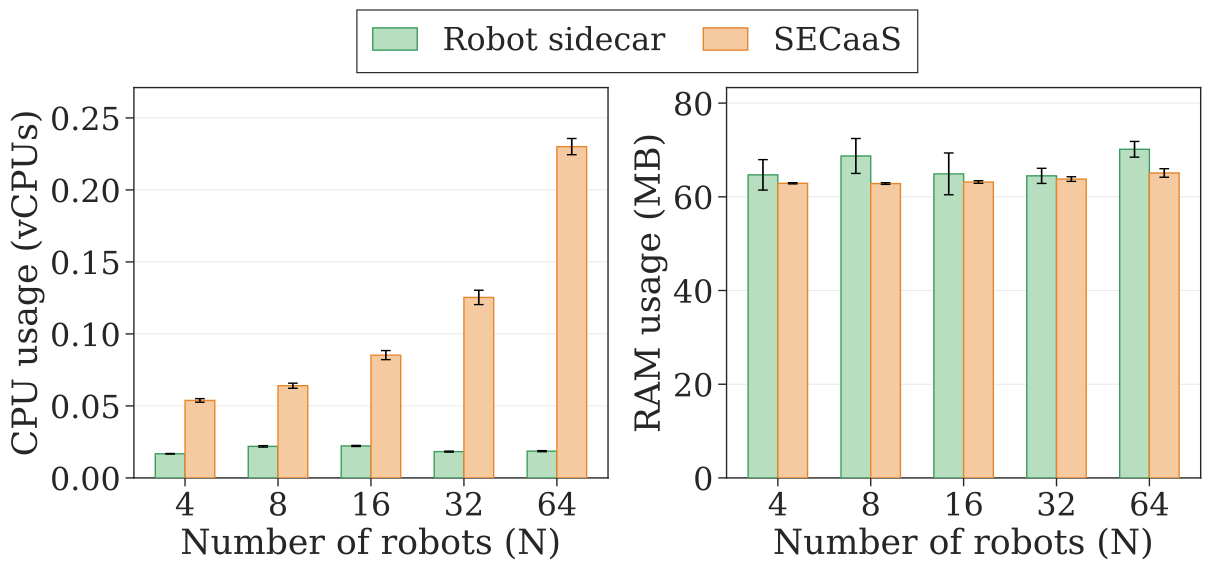

Write Python code to recreate this figure.
#!/usr/bin/env python3
"""
Combined CPU + RAM resource usage for the attestation sidecar in continuous mode.
Top panel: CPU (vCPUs). Bottom panel: RAM (MB). Shared x-axis (fleet size N).
Two groups per N: Robot sidecar (avg per node) and SECaaS.
"""

from pathlib import Path
import pandas as pd
import matplotlib.colors as mcolors
import matplotlib.pyplot as plt
import matplotlib.patches as mpatches
import seaborn as sns
import plot_style


def _darken(color, factor=0.65):
    return tuple(c * factor for c in mcolors.to_rgb(color))

# INPUT_FILE = "../data/docker-stats/_summary/overall_resource_usage_{VARIANT}.csv"
INPUT_FILE = "../data/docker-stats-SSP20000ms/_summary/overall_resource_usage_{VARIANT}.csv"
MODE      = "continuous"
VARIANT    = "lv"   # ← continuous-mode variant to plot
N_VALUES  = [4, 8, 16, 32, 64]

FONT_SCALE    = 2.6
BAR_WIDTH     = 0.32
GROUP_SPACING = 1.0
HEADROOM      = 1.15

PALETTE = "B"

_PALETTES = {
    "A": dict(robot="#59c396",  secaas="#6a5d99"),
    "B": dict(robot="#B6DEBF",  secaas="#F5CAA0"),
}

_PALETTE_EDGES = {
    "B": dict(robot="#3A9D5D", secaas="#E6862A"),
}

COLOR_ROBOT  = _PALETTES[PALETTE]["robot"]
COLOR_SECAAS = _PALETTES[PALETTE]["secaas"]

_explicit_edges = _PALETTE_EDGES.get(PALETTE, {})
EDGE_ROBOT  = _explicit_edges.get("robot")  or _darken(COLOR_ROBOT)
EDGE_SECAAS = _explicit_edges.get("secaas") or _darken(COLOR_SECAAS)


def _clean_label(raw: str) -> str:
    name = raw.replace("-sidecar", "").strip().lower()
    if name.startswith("secaas"):
        return "SECaaS"
    if name.startswith("robot"):
        return "Robot"
    return raw.title()


def _aggregate(df, n_values):
    rows = []
    for n in n_values:
        sub = df[df["n_robots"] == n].copy()
        sub["group"] = sub["container"].apply(_clean_label)

        robots = sub[sub["group"] == "Robot"]
        if not robots.empty:
            rows.append({
                "n": n, "group": "Robot sidecar",
                "cpu_mean": robots["cpu_percent_mean"].mean() / 100.0,
                "cpu_std":  robots["cpu_percent_std"].mean()  / 100.0,
                "ram_mean": robots["mem_mb_mean"].mean(),
                "ram_std":  robots["mem_mb_std"].mean(),
            })

        secaas = sub[sub["group"] == "SECaaS"]
        if not secaas.empty:
            rows.append({
                "n": n, "group": "SECaaS",
                "cpu_mean": float(secaas["cpu_percent_mean"].iloc[0]) / 100.0,
                "cpu_std":  float(secaas["cpu_percent_std"].iloc[0])  / 100.0,
                "ram_mean": float(secaas["mem_mb_mean"].iloc[0]),
                "ram_std":  float(secaas["mem_mb_std"].iloc[0]),
            })
    return pd.DataFrame(rows)


def main():
    script_dir = Path(__file__).parent.resolve()
    csv_path   = (script_dir / INPUT_FILE.format(VARIANT=VARIANT)).resolve()
    if not csv_path.exists():
        raise SystemExit(f"CSV not found: {csv_path}")

    df = pd.read_csv(csv_path)
    df = df[df["n_robots"].isin(N_VALUES)]
    mode_df = df[df["mode"] == MODE].copy()
    if mode_df.empty:
        raise SystemExit(f"No data for mode={MODE} variant={VARIANT}")

    plot_style.apply(FONT_SCALE)

    n_values = sorted(mode_df["n_robots"].unique())
    agg      = _aggregate(mode_df, n_values)
    group_xs = [i * GROUP_SPACING for i in range(len(n_values))]

    step    = BAR_WIDTH
    offsets = {"Robot sidecar": -step / 2, "SECaaS": step / 2}
    groups  = ["Robot sidecar", "SECaaS"]
    colors  = {"Robot sidecar": COLOR_ROBOT,  "SECaaS": COLOR_SECAAS}
    edges   = {"Robot sidecar": EDGE_ROBOT,   "SECaaS": EDGE_SECAAS}

    fig = plt.figure(figsize=(12, 5.5))
    gs  = fig.add_gridspec(
        1, 2, wspace=0.25,
        left=0.08, right=0.97, top=0.84, bottom=0.13,
    )
    ax_cpu = fig.add_subplot(gs[0, 0])
    ax_ram = fig.add_subplot(gs[0, 1])

    cpu_tops, ram_tops = [], []

    for i, n in enumerate(n_values):
        for grp in groups:
            row = agg[(agg["n"] == n) & (agg["group"] == grp)]
            if row.empty:
                continue
            x     = group_xs[i] + offsets[grp]
            color = colors[grp]
            edge  = edges[grp]

            cpu_mean = float(row["cpu_mean"].iloc[0])
            cpu_std  = float(row["cpu_std"].iloc[0])
            ram_mean = float(row["ram_mean"].iloc[0])
            ram_std  = float(row["ram_std"].iloc[0])

            for ax, mean, std, tops in [
                (ax_cpu, cpu_mean, cpu_std, cpu_tops),
                (ax_ram, ram_mean, ram_std, ram_tops),
            ]:
                ax.bar(x, mean, width=BAR_WIDTH,
                       color=color, edgecolor=edge, linewidth=1.5, zorder=3)
                if std > 0:
                    ax.errorbar(x, mean, yerr=std,
                                fmt="none", color="black",
                                capsize=3.5, linewidth=1.2, zorder=5)
                tops.append(mean + std)

            print(f"[VAL] N={n} {grp}: "
                  f"cpu={cpu_mean:.4f}±{cpu_std:.4f} vCPU  "
                  f"ram={ram_mean:.2f}±{ram_std:.2f} MB")

    # ── Top panel (CPU) ────────────────────────────────────────────────────────
    ax_cpu.set_ylabel("CPU usage (vCPUs)")
    ax_cpu.set_ylim(0, max(cpu_tops) * HEADROOM)
    ax_cpu.set_xlim(group_xs[0]  - GROUP_SPACING * 0.55,
                    group_xs[-1] + GROUP_SPACING * 0.55)
    ax_cpu.set_xticks(group_xs)
    ax_cpu.set_xticklabels([str(n) for n in n_values])
    ax_cpu.set_xlabel("Number of robots (N)")
    ax_cpu.tick_params(axis="both", which="major", length=6, width=1.0, direction="out")
    ax_cpu.grid(axis="y", **plot_style.GRID_KW)
    ax_cpu.set_axisbelow(True)

    # ── Bottom panel (RAM) ─────────────────────────────────────────────────────
    ax_ram.set_ylabel("RAM usage (MB)")
    ax_ram.set_ylim(0, max(ram_tops) * HEADROOM)
    ax_ram.set_xticks(group_xs)
    ax_ram.set_xticklabels([str(n) for n in n_values])
    ax_ram.set_xlabel("Number of robots (N)")
    ax_ram.tick_params(axis="both", which="major", length=6, width=1.0, direction="out")
    ax_ram.grid(axis="y", **plot_style.GRID_KW)
    ax_ram.set_axisbelow(True)

    # ── Shared legend ──────────────────────────────────────────────────────────
    patches = [
        mpatches.Patch(facecolor=COLOR_ROBOT,  edgecolor=EDGE_ROBOT,  linewidth=1.0, label="Robot sidecar"),
        mpatches.Patch(facecolor=COLOR_SECAAS, edgecolor=EDGE_SECAAS, linewidth=1.0, label="SECaaS"),
    ]
    fig.legend(handles=patches, loc="upper center", bbox_to_anchor=(0.5, 1.01),
               ncol=2, frameon=True, framealpha=0.9, fancybox=False,
               edgecolor="black", borderpad=0.5, handlelength=1.4,
               columnspacing=1.2)

    out_path = script_dir / f"barplot_docker_stats.pdf"
    fig.savefig(out_path, dpi=300, bbox_inches="tight")
    print(f"\n[OK] Saved: {out_path}")
    plt.close(fig)


if __name__ == "__main__":
    main()
